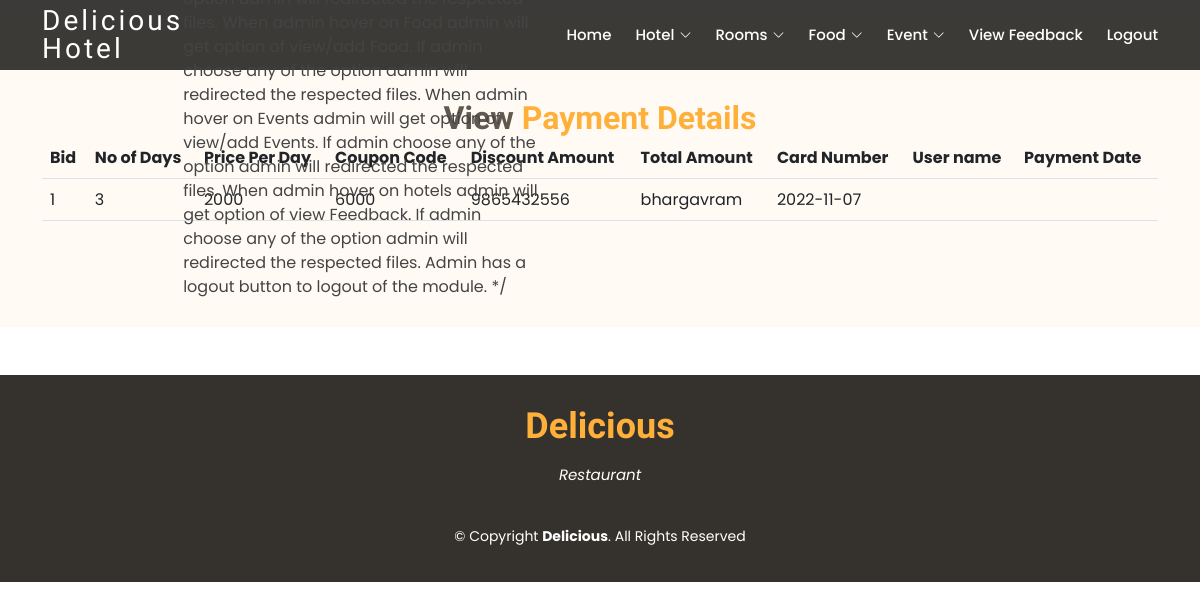
Page /ViewAPayment.php on the earlier database version.
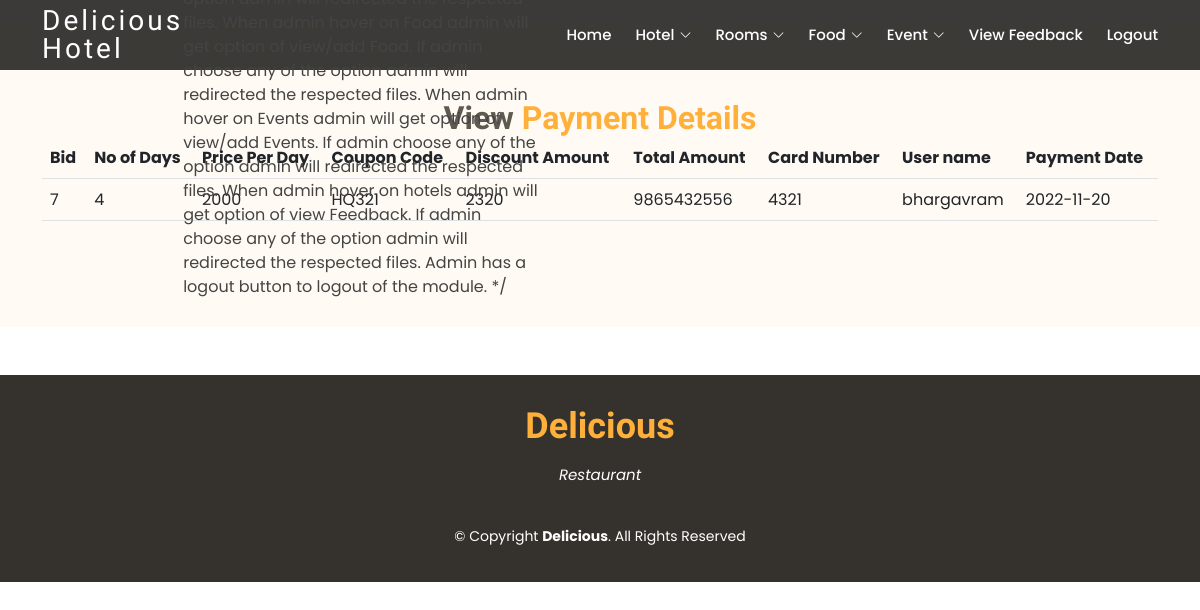
Same page on the later database version.
### tables this page shows
CREATE TABLE `payment` (
  `bid` int(11) NOT NULL,
  `nod` int(11) NOT NULL,
  `ppd` int(11) NOT NULL,
  `couponcode` varchar(30) NOT NULL,
  `DiscountAmount` int(11) NOT NULL,
  `tamount` int(11) NOT NULL,
  `cardnumber` varchar(20) NOT NULL,
  `pin` int(11) NOT NULL,
  `uname` varchar(30) NOT NULL,
  `pdate` date NOT NULL
);

### ViewAPayment.php (the view, shortened to what this page needs)
<html>
<head>
  <link href=" assets/vendor/animate.css/animate.min.css  " rel="stylesheet">
  <link href=" assets/vendor/bootstrap/css/bootstrap.min.css  " rel="stylesheet">
  <link href=" assets/vendor/bootstrap-icons/bootstrap-icons.css  " rel="stylesheet">
  <link href=" assets/vendor/boxicons/css/boxicons.min.css  " rel="stylesheet">
  <link href=" assets/vendor/glightbox/css/glightbox.min.css  " rel="stylesheet">
  <link href=" assets/vendor/swiper/swiper-bundle.min.css  " rel="stylesheet">
  <link href=" assets/css/style.css  " rel="stylesheet">
</head>
<body>
    <header id="header" class="fixed-top d-flex align-items-center header-transparent">
        <div class="container-fluid container-xl d-flex align-items-center justify-content-between">
          <div class="logo me-auto">
            <h1><a href="index2.html">Delicious Hotel</a></h1>
          </div>
          <?php
             require_once "adminmenu.php";
          ?>
        </div>
      </header>
      <main id="main">
      <br>
      <section id="about" class="about">
  <?php
       require_once "connect.php";
       $sql = "SELECT * FROM payment";
        $stmt = $conn->prepare($sql);
        $stmt->execute();
        $result = $stmt->get_result();
?>
    <div class="container">
      <div class="section-title">
        <h2>View <span>Payment Details</span></h2>
           <table class="table table-border" >
            <tr>
            <th>Bid</th>
                <th>No of Days</th>
                <th>Price Per Day</th>
                <th>Coupon Code</th>
                <th>Discount Amount</th>
                <th>Total Amount</th>
                <th>Card Number</th>
                <th>User name</th>
                <th>Payment Date</th>
            </tr>
        <?php
     if ($result->num_rows > 0) {
    while ($row = $result->fetch_array()) {
        ?>
        <tr>
            <td><?php echo $row[0]; ?></td>
            <td><?php echo $row[1]; ?></td>
            <td><?php echo $row[2]; ?></td>
            <td><?php echo $row[3]; ?></td>
            <td><?php echo $row[4]; ?></td>
            <td><?php echo $row[6]; ?></td>
            <td><?php echo $row[7]; ?></td>
            <td><?php echo $row[8]; ?></td>
            <td><?php echo $row[9]; ?></td>
           </tr>
<?php
    }
}
   ?>
            </table>
         </div>
    </div>
  </section>
  <div style="clear:both">
           <br><br>
    </div>
</main>
       <footer id="footer">
        <div class="container">
          <h3>Delicious</h3>
          <p>Restaurant</p>
          <div class="copyright">
            &copy; Copyright <strong><span>Delicious</span></strong>. All Rights Reserved
          </div>
        </div>
      </footer>
</body>
</html>

Differences in the rows shown:
removed payment: bid "1", nod "3", ppd "2000", tamount "6000", cardnumber "9865432556", uname "bhargavram", pdate "2022-11-07"
added payment: bid "7", nod "4", ppd "2000", couponcode "HQ321", DiscountAmount "2320", cardnumber "9865432556", pin "4321", uname "bhargavram", pdate "2022-11-20"
